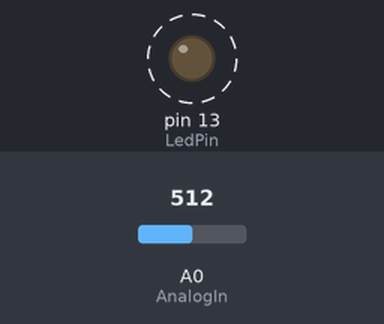
Bench run of a sketch on a simulated Arduino Uno, built with avr-gcc and run on an emulated ATmega328P. Shown: output pins drawn as LEDs (lit = HIGH). Dashed ring = blinking. Inputs (shaded band) come from the test bench; at power-on: A0 (AnalogIn) = 512.

Above: at 0.87 s.
1.4 s: A0 (AnalogIn) set to 1023
At 1.9 s:
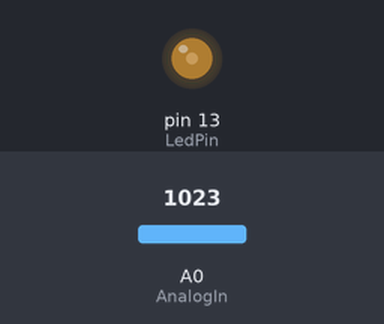
3.0 s: A0 (AnalogIn) set to 1008
6.0 s: A0 (AnalogIn) set to 716
At 6.38 s:
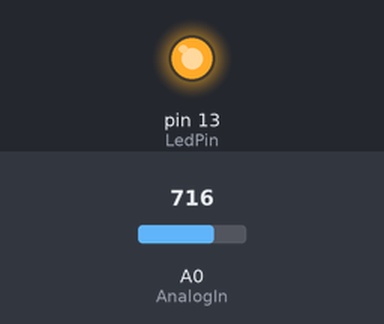
Timing chart, 0 to 15.0 s (numbered marks = the images above; inputs shaded):
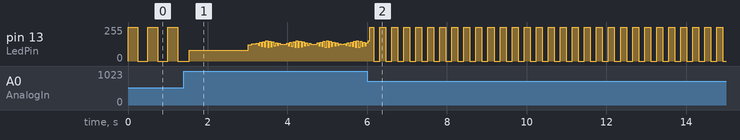

Measured:
- by itself, pin 13 (LedPin): moves between 0/255 and 255/255, repeating every 0.30 s

The sketch:

Analog_Project.ino
```cpp
//This is a project designed to implement an analog signal using an ArduinoUno Board, LED and a potentiometer to control its rythm of blinking.

const int MAX_ADC = 1023;
const int MAX_RANGE = 500;

const int LedPin = 13;
const int AnalogIn = A0;

void setup()
{
  pinMode(LedPin, OUTPUT);
}

void loop()
{
  int adcVal = analogRead(AnalogIn);
  int range = ((float)adcVal/MAX_ADC)*MAX_RANGE;
  int waitms = MAX_RANGE - range;
  digitalWrite (LedPin, HIGH);
  delay(waitms);
  digitalWrite (LedPin, LOW);
  delay(waitms);
}
```
